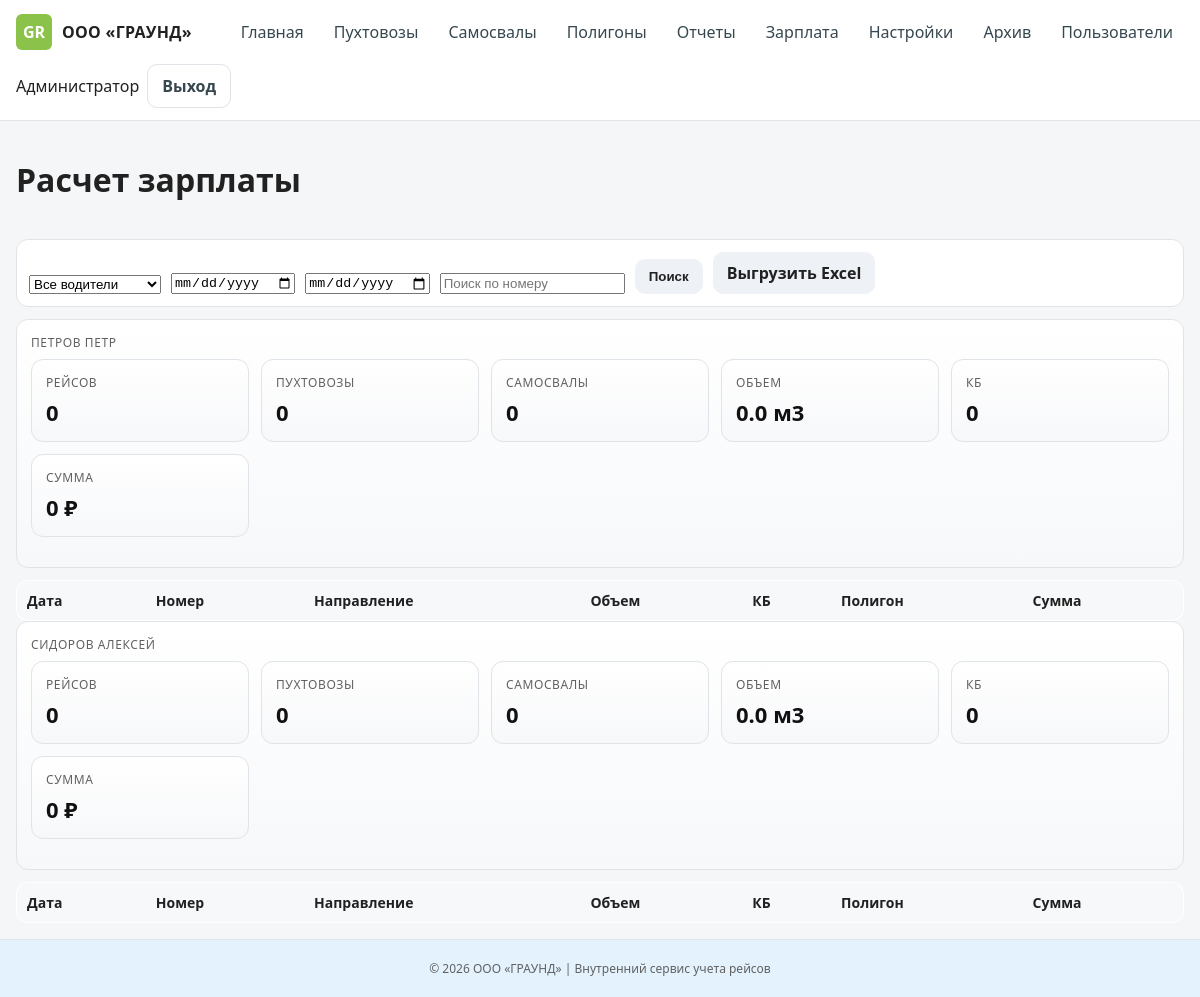
The page /salary (signed in) on the database its author committed.
### backend/models.py (models this page shows)
class User(Base):
    __tablename__ = "users"
    id = Column(Integer, primary_key=True, index=True)
    full_name = Column(String(255), nullable=False)
    login = Column(String(255), unique=True, index=True, nullable=False)
    password_hash = Column(String(255), nullable=False)
    role = Column(Enum(UserRole), nullable=False)
    phone = Column(String(50))
    is_active = Column(Boolean, default=True)
    created_at = Column(DateTime, default=datetime.utcnow)
    updated_at = Column(DateTime, default=datetime.utcnow, onupdate=datetime.utcnow)

### app.py (the view)
@app.get("/salary", response_class=HTMLResponse)
def salary(request: Request, driver_id: Optional[str] = None, date_from: Optional[str] = None, date_to: Optional[str] = None, current_user: models.User = Depends(get_current_user), db: Session = Depends(get_db)):
    query = db.query(models.TripRequest).filter(models.TripRequest.status == RequestStatus.LOGIST_CONFIRMED)
    if current_user.role == UserRole.DRIVER:
        query = query.filter(models.TripRequest.driver_id == current_user.id)
    else:
        drivers = db.query(models.User).filter(models.User.role == UserRole.DRIVER).all()
        if driver_id:
            query = query.filter(models.TripRequest.driver_id == int(driver_id))
    if date_from: query = query.filter(models.TripRequest.planned_date >= date.fromisoformat(date_from))
    if date_to: query = query.filter(models.TripRequest.planned_date <= date.fromisoformat(date_to))
    rows = query.order_by(models.TripRequest.planned_date.desc()).all()
    if current_user.role == UserRole.DRIVER:
        driver = current_user
        trips = rows
        items = [{
            "driver": driver,
            "trips": trips,
            "total": sum((r.sum_driver or 0) for r in trips),
            "pukhtovoz_count": sum(1 for r in trips if r.kind == TripType.PUKHTOVOZ),
            "samosval_count": sum(1 for r in trips if r.kind == TripType.SAMOSVAL),
            "volume": sum((r.actual_volume or r.volume or 0) for r in trips),
            "bins": sum((r.waste_bin_count or 0) for r in trips),
        }]
    else:
        by_driver = {}
        for r in rows:
            by_driver.setdefault(r.driver_id or 0, []).append(r)
        items = []
        for d in drivers:
            trips = by_driver.get(d.id, [])
            items.append({
                "driver": d,
                "trips": trips,
                "total": sum((r.sum_driver or 0) for r in trips),
                "pukhtovoz_count": sum(1 for r in trips if r.kind == TripType.PUKHTOVOZ),
                "samosval_count": sum(1 for r in trips if r.kind == TripType.SAMOSVAL),
                "volume": sum((r.actual_volume or r.volume or 0) for r in trips),
                "bins": sum((r.waste_bin_count or 0) for r in trips),
            })
    menu = menu_for(current_user.role)
    return render_template("salary.html", {"request": request, "user": current_user, "menu": menu, "items": items, "drivers": drivers if current_user.role != UserRole.DRIVER else [current_user], "date_from": date_from, "date_to": date_to, "app_name": "ГРАУНД | Рейсы"})

### templates/salary.html (shortened to what this page needs)
{% extends "base.html" %}
{% block content %}
<div class="page-header"><h1>Расчет зарплаты</h1></div>
<form method="get" class="filters">
  <select name="driver_id"><option value="">Все водители</option>{% for d in drivers %}<option value="{{ d.id }}" {% if request.query_params.driver_id==d.id|string %}selected{% endif %}>{{ d.full_name }}</option>{% endfor %}</select>
  <input type="date" name="date_from" value="{{ date_from or '' }}" />
  <input type="date" name="date_to" value="{{ date_to or '' }}" />
  <input name="q" value="{{ request.query_params.q or '' }}" placeholder="Поиск по номеру" />
  <button class="btn" type="submit">Поиск</button>
  <a href="/export/salary.xlsx?driver_id={{ request.query_params.driver_id }}&date_from={{ date_from }}&date_to={{ date_to }}&q={{ request.query_params.q or '' }}" class="btn">Выгрузить Excel</a>
</form>
{% for item in items %}
<div class="card" style="margin-bottom:12px">
  <div class="card-title">{{ item.driver.full_name }}</div>
  <div class="cards" style="margin-top:8px">
    <div class="card"><div class="card-title">Рейсов</div><div class="card-value">{{ item.trips|length }}</div></div>
    <div class="card"><div class="card-title">Пухтовозы</div><div class="card-value">{{ item.pukhtovoz_count }}</div></div>
    <div class="card"><div class="card-title">Самосвалы</div><div class="card-value">{{ item.samosval_count }}</div></div>
    <div class="card"><div class="card-title">Объем</div><div class="card-value">{{ "%.1f"|format(item.volume) }} м3</div></div>
    <div class="card"><div class="card-title">КБ</div><div class="card-value">{{ item.bins }}</div></div>
    <div class="card"><div class="card-title">Сумма</div><div class="card-value">{{ "%.0f"|format(item.total) }} ₽</div></div>
  </div>
</div>
<table class="table">
  <thead><tr><th>Дата</th><th>Номер</th><th>Направление</th><th>Объем</th><th>КБ</th><th>Полигон</th><th>Сумма</th></tr></thead>
</table>
{% endfor %}
{% endblock %}

### templates/base.html (shortened to what this page needs)
<!DOCTYPE html>
<html lang="ru">
<head>
  <link rel="stylesheet" href="/static/css/app.css" />
</head>
<body>
  <header class="topbar">
    <div class="brand">
      <span class="brand-logo">GR</span>
      <span class="brand-text">ООО «ГРАУНД»</span>
    </div>
    <nav class="nav-main">
      {% for item in menu %}
      <a href="{{ item.href }}" class="nav-link">{{ item.label }}</a>
      {% endfor %}
    </nav>
    <div class="userbox">
      <span class="user-name">{{ user.full_name }}</span>
      <a href="/logout" class="btn btn-ghost btn-sm">Выход</a>
    </div>
  </header>
  <main class="container">
    {% block content %}{% endblock %}
  </main>
  <footer class="bottom">
    <div>© 2026 ООО «ГРАУНД» | Внутренний сервис учета рейсов</div>
  </footer>
</body>
</html>

### static/css/app.css (style rules this page uses)
:root { --brand:#8BC34A; --brand-dark:#7CB342; --accent:#FFC107; --accent-dark:#FFA726; --text:#212121; --muted:#616161; --bg:#F4F6F8; --card:#FFFFFF; --border:#E0E3E7; --header-bg:#FFFFFF; --nav-bg:#FFFFFF; --nav-active:#FFF3E0; --footer-bg:#E3F2FD; }
* { box-sizing:border-box }
html,body { margin:0;font-family:Segoe UI,Roboto,Arial,sans-serif;background:var(--bg);color:var(--text) }
.topbar { background:var(--header-bg);border-bottom:1px solid var(--border);color:var(--text);padding:12px 16px;display:flex;flex-wrap:wrap;align-items:center;gap:12px;justify-content:space-between }
.brand { display:flex;align-items:center;gap:10px }
.brand-logo { width:36px;height:36px;border-radius:6px;background:var(--brand);color:#fff;display:grid;place-items:center;font-weight:800 }
.brand-text { font-weight:700;letter-spacing:.3px;color:var(--text) }
.nav-main { display:flex;flex-wrap:wrap;gap:8px }
.nav-link { color:#37474f;text-decoration:none;padding:8px 10px;border-radius:6px;background:transparent;border:1px solid transparent }
.userbox { display:flex;align-items:center;gap:8px }
.container { max-width:1200px;margin:0 auto;padding:16px }
.page-header { display:flex;flex-wrap:wrap;align-items:center;justify-content:space-between;gap:10px;margin-bottom:16px }
.cards { display:grid;grid-template-columns:repeat(auto-fit,minmax(180px,1fr));gap:12px;margin-bottom:16px }
.card { background:linear-gradient(180deg,#fff,#f7f8fa);border:1px solid var(--border);border-radius:12px;padding:14px }
.card-title { font-size:12px;color:var(--muted);text-transform:uppercase;letter-spacing:.6px }
.card-value { font-size:22px;font-weight:800;margin-top:6px;color:#111 }
.btn { border:0;padding:10px 14px;border-radius:10px;background:#eef1f5;color:#212121;text-decoration:none;display:inline-flex;align-items:center;gap:8px;font-weight:600;cursor:pointer }
.btn-ghost { background:transparent;color:#37474f;border:1px solid var(--border) }
.filters { display:flex;flex-wrap:wrap;gap:10px;align-items:end;background:var(--card);border:1px solid var(--border);padding:12px;border-radius:12px;margin-bottom:12px }
.table { width:100%;border-collapse:collapse;background:var(--card);border:1px solid var(--border);border-radius:12px;overflow:hidden }
.table th,.table td { padding:10px;text-align:left;font-size:14px;color:var(--text) }
.table thead { background:#f7f8fa;color:#37474f;font-weight:700 }
.bottom { padding:20px;color:var(--muted);font-size:12px;text-align:center;background:var(--footer-bg);border-top:1px solid var(--border) }

### rows shown on the page
User: full_name "Администратор"
User: driver.full_name "ПЕТРОВ ПЕТР"
User: driver.full_name "СИДОРОВ АЛЕКСЕЙ"

### other values the page prints
{{ item.label }} "Главная" "Пухтовозы" "Самосвалы" "Полигоны" "Отчеты" "Зарплата" "Настройки" "Архив" "Пользователи"
{{ item.trips|length }} "0" "0"
{{ item.pukhtovoz_count }} "0" "0"
{{ item.samosval_count }} "0" "0"
{{ "%.1f"|format(item.volume) }} "0.0" "0.0"
{{ item.bins }} "0" "0"
{{ "%.0f"|format(item.total) }} "0" "0"
